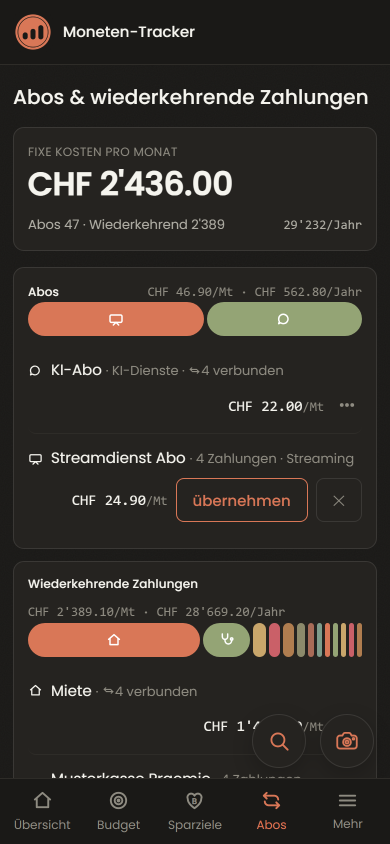
#> input picture bilder/abos-handy.png, 780 x 1688 px (shown at 1/2 size)
$ python -i _make_logo.py   (imports and definitions only)
#> lines starting #> are read from the running program, lines starting #| are printed output that depends on the picture
"""Erzeugt aus dem Roh-Logo ein PNG mit transparentem Hintergrund.

Strategie: Flood-Fill von den Bildrändern aus. Nur der *zusammenhängende*
weisse Hintergrund (von aussen erreichbar) wird transparent gemacht. Innen
liegende weisse Flächen (Augen, Zähne, Geldscheine) bleiben erhalten, weil
sie durch schwarze Outlines vom Hintergrund getrennt sind — ein globales
„alle weissen Pixel löschen" würde sie fälschlich mit entfernen.

Aufruf:
    python scripts/_make_logo.py <quelle> <ziel.png> [zielbreite]
"""

from __future__ import annotations

import sys

from PIL import Image, ImageDraw

# Toleranz beim Flood-Fill: wie weit darf ein Pixel vom Startwert abweichen,
# um noch als „Hintergrund" zu gelten. Konservativ, damit der Fill nicht in
# die hellgrauen Geldscheine ausläuft.
THRESH = 36
MARK = (255, 0, 255)  # temporäre Markierungsfarbe (Magenta), kommt im Logo nicht vor


def make_transparent(src: str, dst: str, target_w: int = 320) -> None:
#> called with src = '../bilder/abos-handy.png', dst = 'out.png', target_w = 320
    img = Image.open(src).convert("RGB")
#> img is the input picture: PIL image 780x1688 RGB; mean R, G, B 51.1, 45.6, 40.5
    w, h = img.size
#> w = 780; h = 1688

    # Saat-Punkte dicht entlang aller vier Ränder, damit auch Buchten des
    # Hintergrunds erreicht werden (nicht nur die vier Ecken).
    step = max(1, min(w, h) // 60)
#> step = 13
    seeds: list[tuple[int, int]] = []
    for x in range(0, w, step):
        seeds += [(x, 0), (x, h - 1)]
    for y in range(0, h, step):
        seeds += [(0, y), (w - 1, y)]

    for sx, sy in seeds:
        r, g, b = img.getpixel((sx, sy))
        # Nur von noch hellen, nicht bereits markierten Punkten starten.
        if (r, g, b) != MARK and min(r, g, b) > 200:
            ImageDraw.floodfill(img, (sx, sy), MARK, thresh=THRESH)

    # Markierte Pixel -> voll transparent, Rest bleibt opak.
    rgba = img.convert("RGBA")
    rgba.putdata([
        (0, 0, 0, 0) if (px[0], px[1], px[2]) == MARK else px
        for px in rgba.getdata()
    ])

    # Auf Web-Breite herunterskalieren (scharf via LANCZOS), Verhältnis halten.
    if target_w and target_w < w:
        target_h = round(h * target_w / w)
#> target_h = 693
        rgba = rgba.resize((target_w, target_h), Image.LANCZOS)
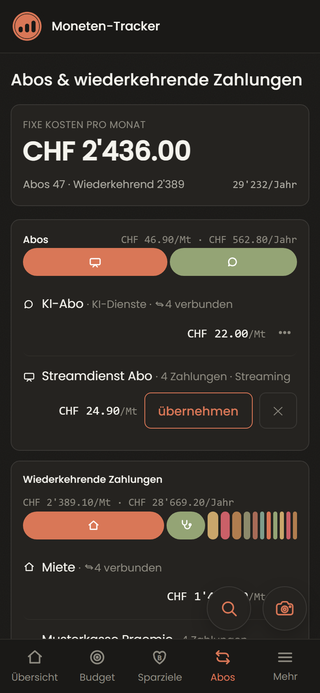
#> rgba: PIL image 320x693 RGBA; mean R, G, B, A 51.1, 45.5, 40.4, 255

    rgba.save(dst, "PNG")
    print(f"gespeichert: {dst} ({rgba.width}x{rgba.height})")
#| gespeichert: out.png (320x693)


# [5 lines not run here, left out]

>>> result = make_transparent('../bilder/abos-handy.png', 'out.png')

$ run again, on bilder/buchungen-handy.png
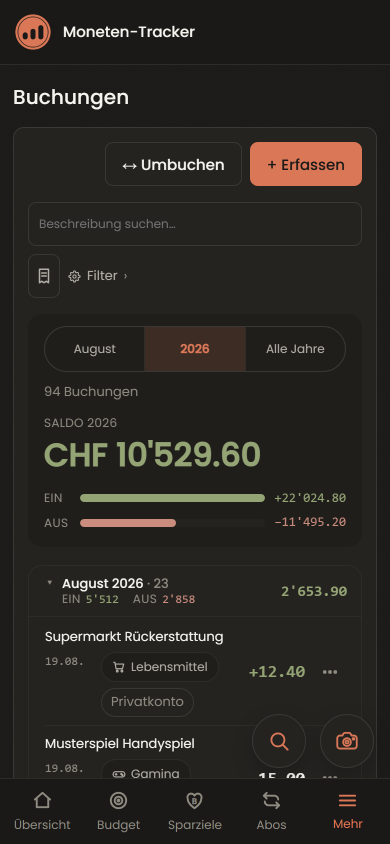
#> input picture bilder/buchungen-handy.png, 780 x 1688 px (shown at 1/2 size)
#> in make_transparent, img is the input picture: PIL image 780x1688 RGB; mean R, G, B 42.2, 38.8, 34.7
#> in make_transparent, `rgba = rgba.resize((target_w, target_h), Image.LANCZOS)`:
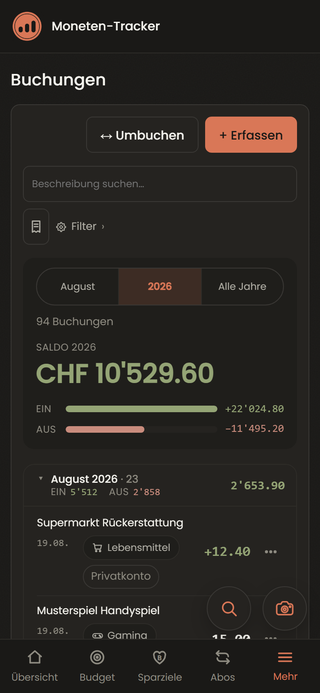
#> rgba: PIL image 320x693 RGBA; mean R, G, B, A 42.1, 38.8, 34.7, 255
#| gespeichert: out.png (320x693)

$ run again, on bilder/budget-desktop.png
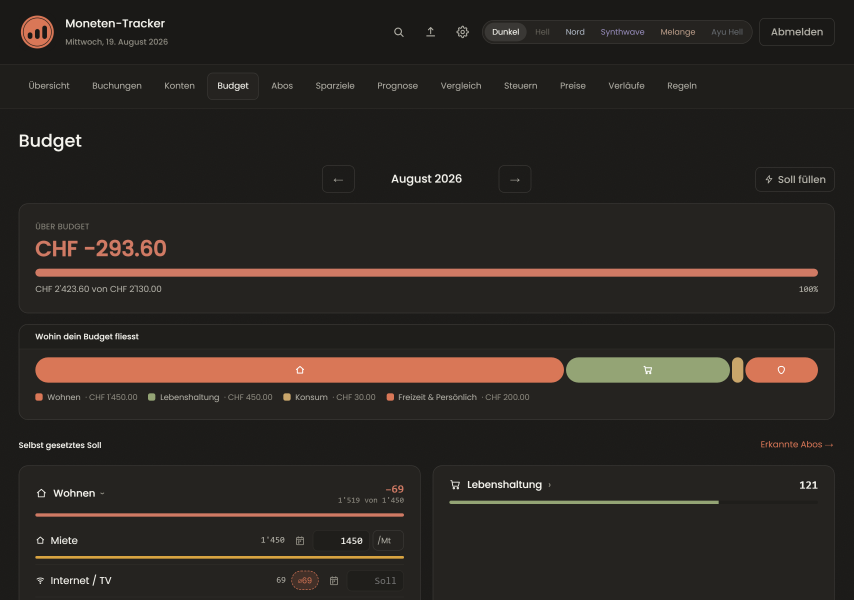
#> input picture bilder/budget-desktop.png, 2560 x 1800 px (shown at 1/3 size)
#> in make_transparent, img is the input picture: PIL image 2560x1800 RGB; mean R, G, B 44.8, 39, 34.4
#> the loop in make_transparent, `for sx, sy in seeds:` made 292 passes
#> (r, g, b) on passes 1 to 3: (26, 25, 23), (29, 28, 26), (26, 25, 23)
#> in make_transparent, `rgba = rgba.resize((target_w, target_h), Image.LANCZOS)`:
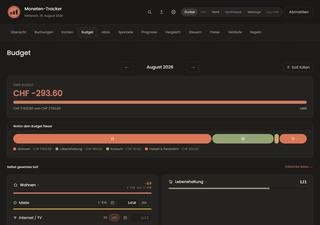
#> rgba: PIL image 320x225 RGBA; mean R, G, B, A 44.8, 38.9, 34.4, 255
#| gespeichert: out.png (320x225)

$ run again, on bilder/uebersicht-desktop.png
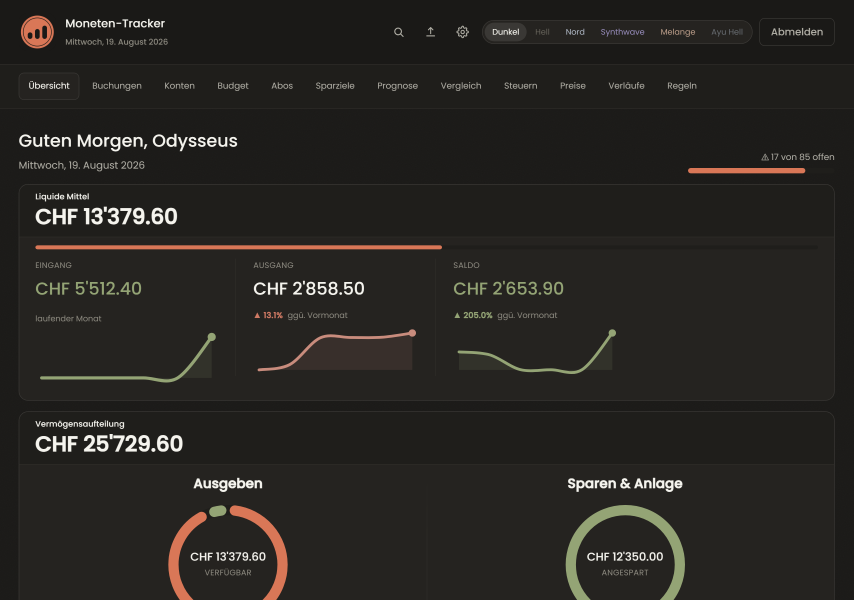
#> input picture bilder/uebersicht-desktop.png, 2560 x 1800 px (shown at 1/3 size)
#> in make_transparent, img is the input picture: PIL image 2560x1800 RGB; mean R, G, B 39.7, 37.3, 33.7
#> the loop in make_transparent, `for sx, sy in seeds:` made 292 passes
#> (r, g, b) on passes 1 to 3: (26, 25, 23), (29, 28, 26), (26, 25, 23)
#> in make_transparent, `rgba = rgba.resize((target_w, target_h), Image.LANCZOS)`:
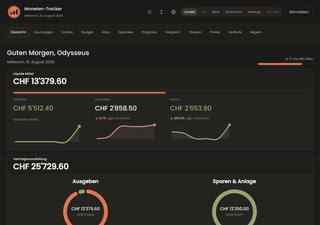
#> rgba: PIL image 320x225 RGBA; mean R, G, B, A 39.6, 37.2, 33.7, 255
#| gespeichert: out.png (320x225)
